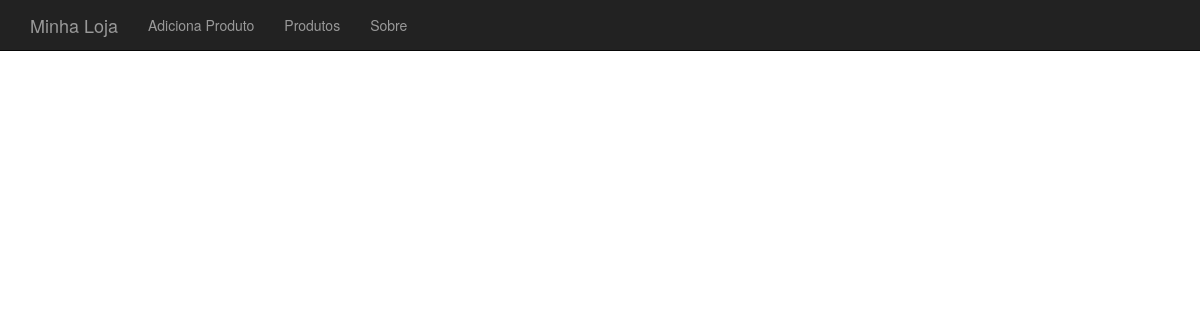
Before: /produto-lista.php with the older database file.
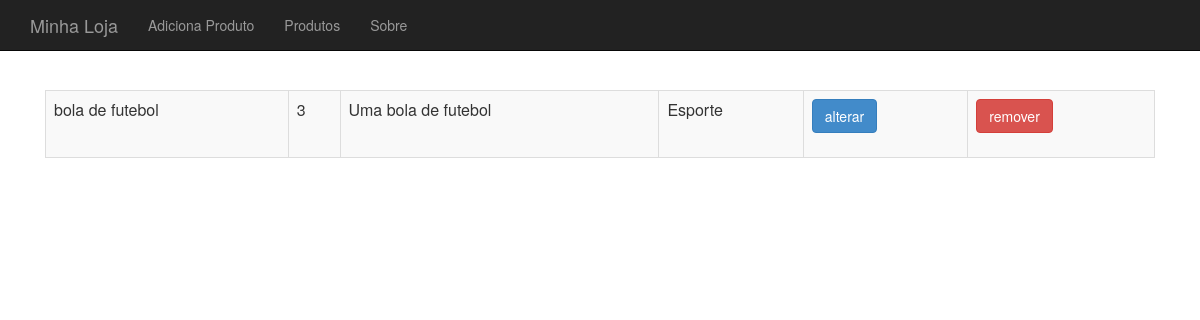
After: the same page with the newer database file.
### tables this page shows
CREATE TABLE IF NOT EXISTS `produtos` (
  `id` int(11) NOT NULL AUTO_INCREMENT,
  `nome` varchar(255) DEFAULT NULL,
  `preco` double DEFAULT NULL,
  `descricao` varchar(255) DEFAULT NULL,
  `categoria_id` int(11) DEFAULT NULL,
  `usado` tinyint(1) DEFAULT NULL,
  PRIMARY KEY (`id`)
);

CREATE TABLE IF NOT EXISTS `categorias` (
  `id` int(11) NOT NULL AUTO_INCREMENT,
  `nome` varchar(255) DEFAULT NULL,
  PRIMARY KEY (`id`)
);

### banco-produto.php (called while the page is built, shortened)
<?php
function listaProdutos($conexao) {
	$produtos = array();
	$resultado = mysqli_query($conexao, "select p.*,c.nome as categoria_nome from produtos as p join categorias as c on c.id=p.categoria_id");
	while($produto = mysqli_fetch_assoc($resultado)) {
		array_push($produtos, $produto);
	}
	return $produtos;
}

### produto-lista.php (the view, shortened to what this page needs)
<?php include("cabecalho.php");
 include("conecta.php");
 include("banco-produto.php"); ?>
<table class="table table-striped table-bordered">
	<?php
		$produtos = listaProdutos($conexao);
		foreach($produtos as $produto) :
	?>
	<tr>
		<td><?= $produto['nome'] ?></td>
		<td><?= $produto['preco'] ?></td>
		<td><?= substr($produto['descricao'], 0, 40) ?></td>
		<td><?= $produto['categoria_nome']?></td>
		<td><a class="btn btn-primary" href="produto-altera-formulario.php?id=<?=$produto['id']?>">alterar</a></td>
		<td>
			<form action="remove-produto.php" method="post">
				<button class="btn btn-danger">remover</button>
			</form>
		</td>
	</tr>
	<?php
		endforeach
	?>
</table>
<?php include("rodape.php"); ?>

### cabecalho.php (shortened to what this page needs)
<html>
<head>
	<link href="css/bootstrap.css" rel="stylesheet">
	<link href="css/loja.css" rel="stylesheet">
</head>
<body>
	<div class="navbar navbar-inverse navbar-fixed-top">
		<div class="container">
			<div class="navbar-header">
				<a class="navbar-brand" href="index.php">Minha Loja</a>
			</div>
			<div>
				<ul class="nav navbar-nav">
					<li><a href="produto-formulario.php">Adiciona Produto</a></li>
					<li><a href="produto-lista.php">Produtos</a></li>
					<li><a href="sobre.php">Sobre</a></li>
				</ul>
			</div>
		</div>
	</div>
	<div class="container">
		<div class="principal">

### rodape.php
		</div>
	</div>
</body>
</html>

### css/loja.css (style rules this page uses)
body { padding-top: 50px; }
.principal { padding: 40px 15px; text-align: center; }

Changed rows visible on the page:
added produtos: nome "bola de futebol", preco "3", descricao "Uma bola de futebol", categoria.nome "Esporte"
